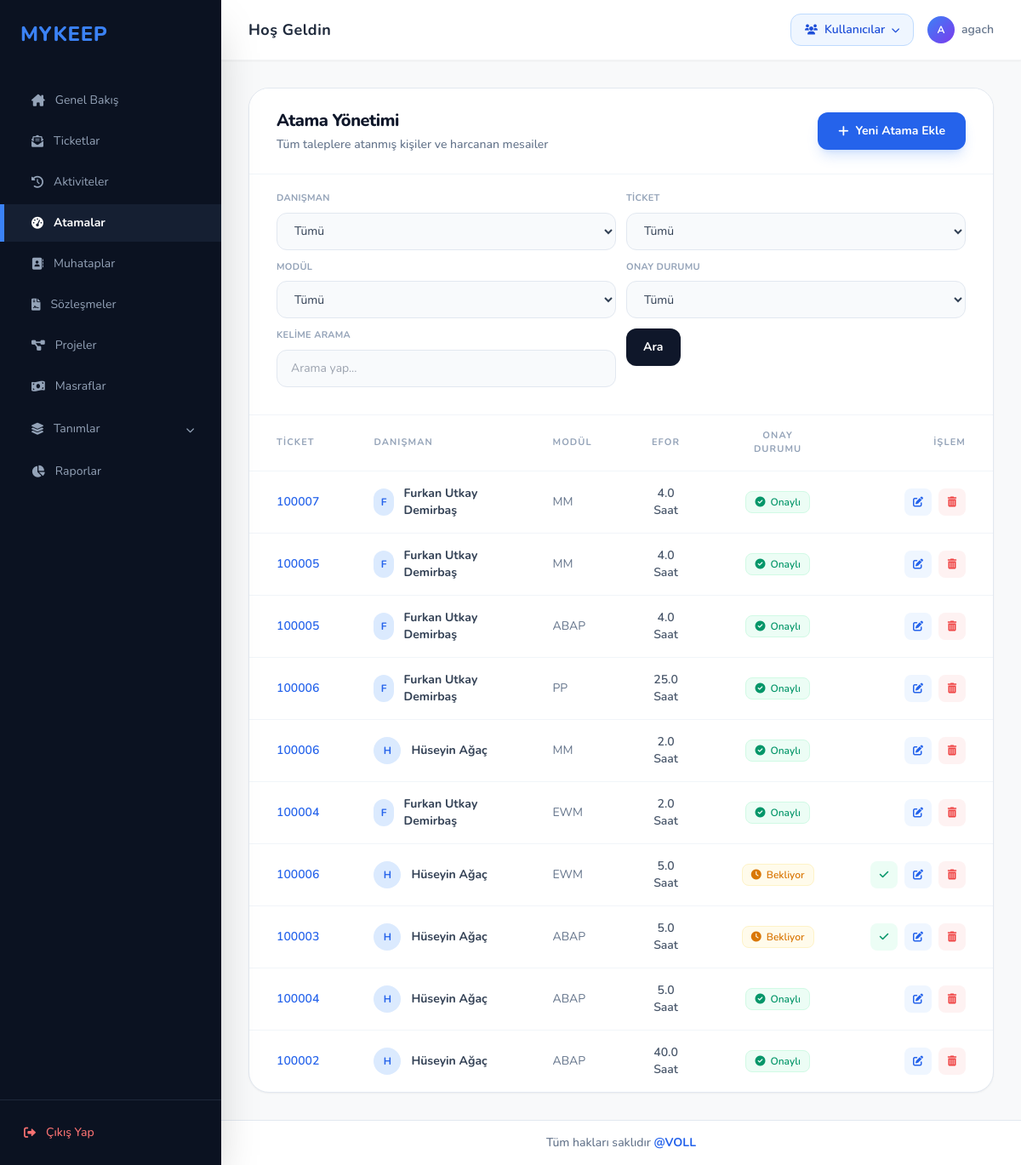
The page /eforlar/ (signed in) on the database as committed earlier.
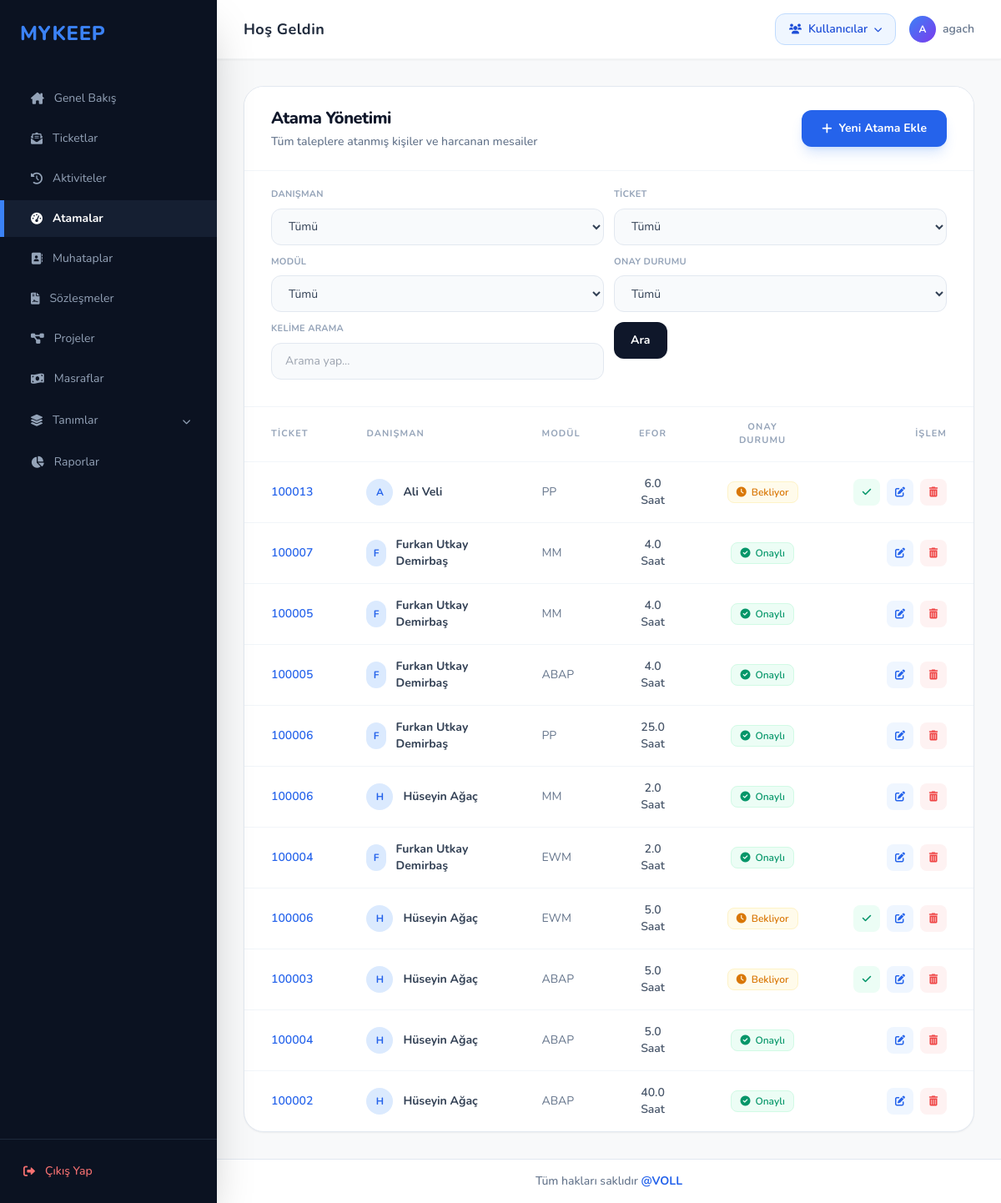
The same page on the database as committed later.
### ticket/models.py (models this page shows, shortened)
class atama (models.Model):
    danisman = models.ForeignKey("modul.danisman", to_field="username", on_delete=models.CASCADE, null=True)
    modul = models.ForeignKey("modul.bolum", to_field="kod", on_delete=models.CASCADE, null=True)
    ticketno = models.ForeignKey("ticket", to_field="ticketno" , on_delete=models.CASCADE, null=True)
    efor = models.FloatField(null=True, blank=True)
    onay = models.BooleanField(default=False)

class ticket(models.Model):
    ticketno = models.IntegerField(primary_key=True, unique=True, blank=True)
    konu: models.CharField= models.CharField(max_length=100)
    unvan = models.ForeignKey("muhatap.muhatap", to_field="unvan", on_delete=models.CASCADE, null=True)
    sozlesmeno = models.ForeignKey("sozlesme.sozlesmeler", to_field="sozlesmeno", on_delete=models.CASCADE, null=True)
    bolumkod = models.ForeignKey("modul.bolum", to_field="kod", on_delete=models.CASCADE, null=True)
    destekturu = models.ForeignKey("destekturu.destektur", to_field="definition", on_delete=models.PROTECT, null=True)
    taleptarih = models.DateTimeField(default=timezone.now)
    termintarih = models.DateTimeField(null=True, blank=True)
    oncelikkod = models.ForeignKey("destekturu.oncelik", to_field="kod", on_delete=models.CASCADE, null=True)
    aciklama = models.TextField(null=True, blank=True)
    durumtanim = models.ForeignKey("statu", to_field="durumtanim", on_delete=models.CASCADE, null=True)
    faturadurum = models.ForeignKey("faturalama", to_field="faturadurum", on_delete=models.CASCADE, null=True)
    danisman = models.ManyToManyField("modul.danisman", blank=True, related_name="ticket_danismanlar")
    efor = models.FloatField(null=True, blank=True)
    onay = models.BooleanField(default=False)
    musteri_ticket_no = models.CharField(max_length=50, null=True, blank=True, verbose_name="Müşteri Ticket No")

### modul/models.py (models this page shows, shortened)
class danisman(models.Model):
    username = models.CharField(max_length=10, unique=True)
    isim = models.CharField(max_length=40)
    email = models.EmailField(max_length=100, null=True, blank=True)
    telefon = models.CharField(max_length=10)
    tur = models.CharField(
        max_length=20,
        choices=[('İç Kaynak', 'İç Kaynak'), ('Dış Kaynak', 'Dış Kaynak')],
        default='İç Kaynak',
        verbose_name="Danışman Türü"
    )
    yetkinlik = models.ManyToManyField(bolum, related_name="yetkinlikler")

class bolum(models.Model):
    kod = models.CharField(max_length=10, unique=True)
    program = models.CharField(max_length=40, null=True)
    isim = models.CharField(max_length=20)
    programresim = models.ImageField(upload_to='resimler', null=True, blank=True)
    yazilim_eforuna_dahil = models.BooleanField(default=False)
    list_display = ('kod', 'program', 'isim', 'programresim', 'yazilim_eforuna_dahil')
    def __str__(self):
        return f"{self.program}-{self.isim}"

### ticket/views.py (the view, shortened to what this page needs)
# urls.py: path('eforlar/', ticket_views.efor_listesi, name='efor_listesi'),
def efor_listesi(request):
    atamalar = atama.objects.select_related("danisman", "ticketno", "modul").all().order_by("-pk")
    arama = request.GET.get("arama", "").strip()
    danisman = request.GET.get("danisman", "").strip()
    ticket_secimi = request.GET.get("ticket", "").strip()
    modul = request.GET.get("modul", "").strip()
    onay = request.GET.get("onay", "").strip()
    if danisman:
        atamalar = atamalar.filter(danisman__username=danisman)
    if ticket_secimi:
        atamalar = atamalar.filter(ticketno_id=ticket_secimi)
    if modul:
        atamalar = atamalar.filter(modul_id=modul)
    if onay == "1":
        atamalar = atamalar.filter(onay=True)
    elif onay == "0":
        atamalar = atamalar.filter(onay=False)
    a_qs = atama.objects.all()
    context = {
        "atamalar": atamalar,
        "filtre_ticketlari": ticket.objects.filter(atama__in=a_qs).distinct().order_by("-ticketno"),
        "arama": arama,
        "secili_danisman": danisman,
        "secili_ticket": ticket_secimi,
        "secili_modul": modul,
        "secili_onay": onay,
        "form": AtamaForm(user=request.user),
    }
    return render(request, "atama_listesi.html", context)

### ticket/forms.py (shortened to what this page needs)
class AtamaForm(forms.ModelForm):
    class Meta:
        model = atama
        fields = ['ticketno', 'danisman', 'modul', 'efor', 'onay']
    def __init__(self, *args, **kwargs):
        self.user = kwargs.pop('user', None)
        super().__init__(*args, **kwargs)
        for field_name, field in self.fields.items():
            if field_name != 'onay':
                field.widget.attrs['class'] = (
                    'w-full bg-slate-50 border border-slate-200 rounded-xl px-4 py-3 text-sm '
                    'focus:bg-white focus:ring-4 focus:ring-blue-500/10 focus:border-blue-500 '
                    'outline-none transition-all cursor-pointer select-none'
                )

### templates/atama_listesi.html (shortened to what the changed rows need)
{% extends 'base.html' %}
{% block content %}
<div class="bg-white border border-slate-200 rounded-3xl shadow-sm overflow-hidden">
    <div class="px-8 py-6 border-b border-slate-100 flex justify-between items-center bg-white">
        <div>
            <h2 class="text-xl font-extrabold text-slate-900 tracking-tight">Atama Yönetimi</h2>
        </div>
    </div>
    <div class="overflow-x-auto">
        <table class="w-full text-left border-collapse">
            <thead>
                <tr class="text-[11px] uppercase tracking-widest text-slate-400 font-bold border-b border-slate-100 bg-slate-50/10">
                    <th class="px-8 py-4">Ticket</th>
                    <th class="px-8 py-4">Danışman</th>
                    <th class="px-8 py-4">Modül</th>
                    <th class="px-8 py-4 text-center">Efor</th>
                    <th class="px-8 py-4 text-center">Onay Durumu</th>
                    <th class="px-8 py-4 text-right">İşlem</th>
                </tr>
            </thead>
            <tbody class="divide-y divide-slate-100">
                {% for a in atamalar %}
                <tr class="hover:bg-slate-50/80 transition group">
                    <td class="px-8 py-4 text-sm text-blue-600 font-semibold cursor-pointer hover:underline">
                        <a href="{% url 'ticket_duzenle' a.ticketno.pk %}">{{ a.ticketno.ticketno }}</a>
                    </td>
                    <td class="px-8 py-4 text-sm font-bold text-slate-700">
                        <div class="flex items-center">
                            <div class="w-8 h-8 rounded-full bg-blue-100 text-blue-600 flex items-center justify-center font-bold text-xs mr-3">
                                {{ a.danisman.isim|default:a.danisman.username|make_list|first|upper }}
                            </div>
                            {{ a.danisman.isim|default:a.danisman.username }}
                        </div>
                    </td>
                    <td class="px-8 py-4 text-sm text-slate-500">{{ a.modul.isim|default:"-" }}</td>
                    <td class="px-8 py-4 text-center text-sm font-semibold text-slate-600">{{ a.efor|default:"0" }} Saat</td>
                    <td class="px-8 py-4 text-center">
                        {% if a.onay %}
                            <span class="inline-flex items-center px-2.5 py-1 rounded-lg text-xs font-semibold bg-emerald-50 text-emerald-600 border border-emerald-100">
                                <i class="fa-solid fa-circle-check mr-1.5"></i> Onaylı
                            </span>
                        {% else %}
                            <span class="inline-flex items-center px-2.5 py-1 rounded-lg text-xs font-semibold bg-amber-50 text-amber-600 border border-amber-100">
                                <i class="fa-solid fa-clock mr-1.5"></i> Bekliyor
                            </span>
                        {% endif %}
                    </td>
                    <td class="px-8 py-4 text-right">
                        <div class="flex items-center justify-end space-x-2">
                            {% if not a.onay %}
                            <a href="{% url 'efor_onayla' a.pk %}"
                               class="group flex items-center justify-center w-8 h-8 rounded-lg bg-emerald-50 text-emerald-600 hover:bg-emerald-600 hover:text-white transition-all duration-200"
                               title="Onayla">
                                <i class="fa-solid fa-check text-xs"></i>
                            </a>
                            {% endif %}
                            <a href="{% url 'efor_duzenle' a.pk %}"
                            class="group flex items-center justify-center w-8 h-8 rounded-lg bg-blue-50 text-blue-600 hover:bg-blue-600 hover:text-white transition-all duration-200"
                            title="Düzenle">
                                <i class="fa-solid fa-pen-to-square text-xs"></i>
                            </a>
                            <a href="{% url 'efor_sil' a.pk %}"
                            onclick="return confirm('Bu eforu silmek istediğinize emin misiniz?')"
                            class="group flex items-center justify-center w-8 h-8 rounded-lg bg-red-50 text-red-500 hover:bg-red-500 hover:text-white transition-all duration-200"
                            title="Sil">
                                <i class="fa-solid fa-trash-can text-xs"></i>
                            </a>
                        </div>
                    </td>
                </tr>
                {% empty %}
                <tr>
                    <td colspan="6" class="px-8 py-10 text-center text-slate-400 text-sm italic">Sistemde kayıtlı efor kaydı bulunmamaktadır.</td>
                </tr>
                {% endfor %}
            </tbody>
        </table>
    </div>
</div>
{% endblock %}

Rows that differ between the two databases and show on the page:
added atama: ticketno.ticketno "100013", danisman.isim|make_list "A", danisman.isim "Ali Veli", modul.isim "PP", efor "6.0", onay False (drawn)
